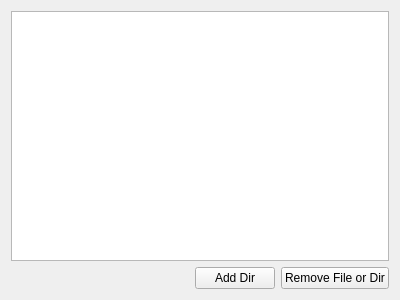
<?xml version="1.0" encoding="UTF-8"?>
<ui version="4.0">
 <class>MainWindow</class>
 <widget class="QWidget" name="MainWindow">
  <property name="geometry">
   <rect>
    <x>0</x>
    <y>0</y>
    <width>400</width>
    <height>300</height>
   </rect>
  </property>
  <property name="windowTitle">
   <string>Form</string>
  </property>
  <layout class="QVBoxLayout" name="verticalLayout">
   <item>
    <widget class="QTreeView" name="treeView"/>
   </item>
   <item>
    <layout class="QHBoxLayout" name="horizontalLayout">
     <item>
      <spacer name="horizontalSpacer">
       <property name="orientation">
        <enum>Qt::Horizontal</enum>
       </property>
       <property name="sizeHint" stdset="0">
        <size>
         <width>40</width>
         <height>20</height>
        </size>
       </property>
      </spacer>
     </item>
     <item>
      <widget class="QPushButton" name="addDirButton">
       <property name="text">
        <string>Add Dir</string>
       </property>
      </widget>
     </item>
     <item>
      <widget class="QPushButton" name="removeButton">
       <property name="text">
        <string>Remove File or Dir</string>
       </property>
      </widget>
     </item>
    </layout>
   </item>
  </layout>
 </widget>
 <resources/>
 <connections/>
</ui>
